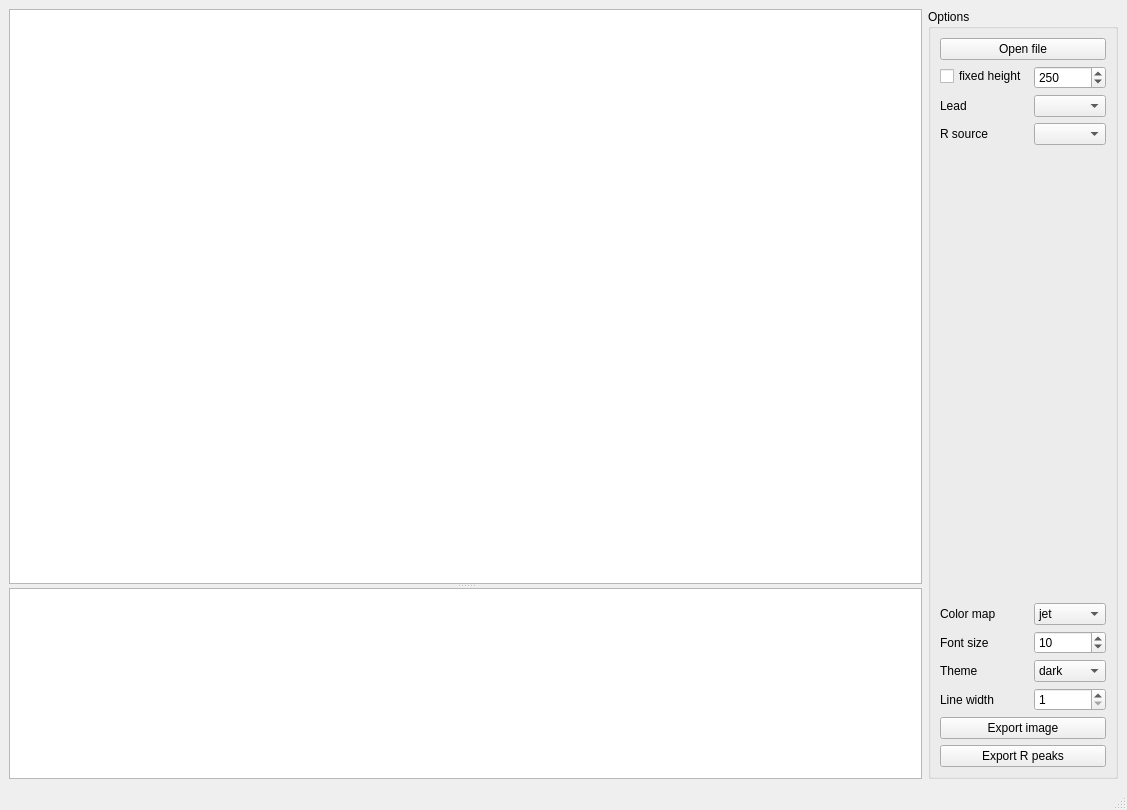
<?xml version="1.0" encoding="UTF-8"?>
<ui version="4.0">
 <class>MainWindow</class>
 <widget class="QMainWindow" name="MainWindow">
  <property name="geometry">
   <rect>
    <x>0</x>
    <y>0</y>
    <width>1127</width>
    <height>810</height>
   </rect>
  </property>
  <property name="windowTitle">
   <string>Dywaniki</string>
  </property>
  <widget class="QWidget" name="centralwidget">
   <layout class="QHBoxLayout" name="horizontalLayout" stretch="5,1">
    <item>
     <widget class="QSplitter" name="splitter">
      <property name="orientation">
       <enum>Qt::Orientation::Vertical</enum>
      </property>
      <widget class="CarpetView" name="carpetView">
       <property name="enabled">
        <bool>true</bool>
       </property>
       <property name="sizePolicy">
        <sizepolicy hsizetype="Expanding" vsizetype="Expanding">
         <horstretch>0</horstretch>
         <verstretch>3</verstretch>
        </sizepolicy>
       </property>
      </widget>
      <widget class="PlotWidget" name="signalView">
       <property name="sizePolicy">
        <sizepolicy hsizetype="Expanding" vsizetype="Expanding">
         <horstretch>0</horstretch>
         <verstretch>1</verstretch>
        </sizepolicy>
       </property>
       <property name="sizeAdjustPolicy">
        <enum>QAbstractScrollArea::SizeAdjustPolicy::AdjustIgnored</enum>
       </property>
      </widget>
     </widget>
    </item>
    <item>
     <widget class="QGroupBox" name="groupBox">
      <property name="title">
       <string>Options</string>
      </property>
      <layout class="QVBoxLayout" name="verticalLayout">
       <item>
        <layout class="QFormLayout" name="formLayout">
         <item row="0" column="0" colspan="2">
          <widget class="QPushButton" name="openPushButton">
           <property name="enabled">
            <bool>true</bool>
           </property>
           <property name="text">
            <string>Open file</string>
           </property>
          </widget>
         </item>
         <item row="1" column="0">
          <widget class="QCheckBox" name="fixedHeightCheckBox">
           <property name="text">
            <string>fixed height</string>
           </property>
          </widget>
         </item>
         <item row="1" column="1">
          <widget class="QSpinBox" name="fixedHeightSpinBox">
           <property name="minimum">
            <number>10</number>
           </property>
           <property name="maximum">
            <number>1000000</number>
           </property>
           <property name="singleStep">
            <number>50</number>
           </property>
           <property name="value">
            <number>250</number>
           </property>
          </widget>
         </item>
         <item row="2" column="0">
          <widget class="QLabel" name="label_3">
           <property name="text">
            <string>Lead</string>
           </property>
          </widget>
         </item>
         <item row="2" column="1">
          <widget class="QComboBox" name="leadComboBox"/>
         </item>
         <item row="3" column="0">
          <widget class="QLabel" name="label_5">
           <property name="text">
            <string>R source</string>
           </property>
          </widget>
         </item>
         <item row="3" column="1">
          <widget class="QComboBox" name="rSourceLeadComboBox"/>
         </item>
         <item row="5" column="1">
          <spacer name="verticalSpacer">
           <property name="orientation">
            <enum>Qt::Orientation::Vertical</enum>
           </property>
           <property name="sizeHint" stdset="0">
            <size>
             <width>20</width>
             <height>40</height>
            </size>
           </property>
          </spacer>
         </item>
         <item row="6" column="0">
          <widget class="QLabel" name="label_2">
           <property name="text">
            <string>Color map</string>
           </property>
          </widget>
         </item>
         <item row="6" column="1">
          <widget class="QComboBox" name="cmapComboBox">
           <item>
            <property name="text">
             <string>jet</string>
            </property>
           </item>
           <item>
            <property name="text">
             <string>turbo</string>
            </property>
           </item>
           <item>
            <property name="text">
             <string>seismic</string>
            </property>
           </item>
           <item>
            <property name="text">
             <string>bwr</string>
            </property>
           </item>
           <item>
            <property name="text">
             <string>gray</string>
            </property>
           </item>
           <item>
            <property name="text">
             <string>gray_r</string>
            </property>
           </item>
          </widget>
         </item>
         <item row="7" column="0">
          <widget class="QLabel" name="label">
           <property name="text">
            <string>Font size</string>
           </property>
          </widget>
         </item>
         <item row="7" column="1">
          <widget class="QSpinBox" name="fontSizeSpinBox">
           <property name="minimum">
            <number>5</number>
           </property>
           <property name="maximum">
            <number>36</number>
           </property>
           <property name="value">
            <number>10</number>
           </property>
          </widget>
         </item>
         <item row="8" column="0">
          <widget class="QLabel" name="label_4">
           <property name="text">
            <string>Theme</string>
           </property>
          </widget>
         </item>
         <item row="8" column="1">
          <widget class="QComboBox" name="themeComboBox">
           <item>
            <property name="text">
             <string>dark</string>
            </property>
           </item>
           <item>
            <property name="text">
             <string>light</string>
            </property>
           </item>
          </widget>
         </item>
         <item row="9" column="1">
          <widget class="QSpinBox" name="lineWidthSpinBox">
           <property name="minimum">
            <number>1</number>
           </property>
           <property name="maximum">
            <number>5</number>
           </property>
          </widget>
         </item>
         <item row="9" column="0">
          <widget class="QLabel" name="label_6">
           <property name="text">
            <string>Line width</string>
           </property>
          </widget>
         </item>
        </layout>
       </item>
       <item>
        <widget class="QPushButton" name="exportImagePushButton">
         <property name="text">
          <string>Export image</string>
         </property>
        </widget>
       </item>
       <item>
        <widget class="QPushButton" name="exportPeaksPushButton">
         <property name="text">
          <string>Export R peaks</string>
         </property>
        </widget>
       </item>
      </layout>
     </widget>
    </item>
   </layout>
  </widget>
  <widget class="QStatusBar" name="statusbar"/>
  <action name="actionOpen_ECG">
   <property name="text">
    <string>&amp;Open ECG</string>
   </property>
  </action>
  <action name="actionQuit">
   <property name="text">
    <string>&amp;Quit</string>
   </property>
  </action>
 </widget>
 <customwidgets>
  <customwidget>
   <class>PlotWidget</class>
   <extends>QGraphicsView</extends>
   <header>pyqtgraph</header>
  </customwidget>
  <customwidget>
   <class>CarpetView</class>
   <extends>QGraphicsView</extends>
   <header location="global">carpetview</header>
  </customwidget>
 </customwidgets>
 <resources/>
 <connections/>
</ui>
